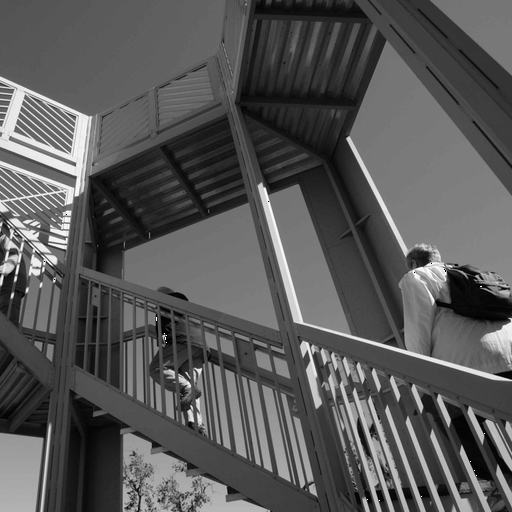
#> input picture data/ascent.png, 512 x 512 px
$ python adaptive_d1_features.py --input-dir ../data --output-dir out   (older library calls are emulated)
#> lines starting #> are read from the running program, lines starting #| are printed output that depends on the picture
"""Extract image-only features for an adaptive-d1 predictor; no watermark is embedded."""
from __future__ import annotations

import argparse
import csv
from hashlib import sha256
import json
from pathlib import Path

import cv2
import numpy as np
import pywt
from PIL import Image


def sha256_file(path: Path) -> str:
    return sha256(path.read_bytes()).hexdigest()


def features(path: Path) -> dict[str, object]:
    with Image.open(path) as image:
#> image is the input picture: PIL image 512x512 L; min 0, max 255, mean 87.5
        rgb = np.asarray(image.convert("RGB"), dtype=np.float64)
    gray = cv2.cvtColor(rgb.astype(np.uint8), cv2.COLOR_RGB2GRAY).astype(np.float64)
    gx = cv2.Sobel(gray, cv2.CV_64F, 1, 0, ksize=3); gy = cv2.Sobel(gray, cv2.CV_64F, 0, 1, ksize=3)
#> after `gx = cv2.Sobel(gray, cv2.CV_64F, 1, 0, ksize=3)`:
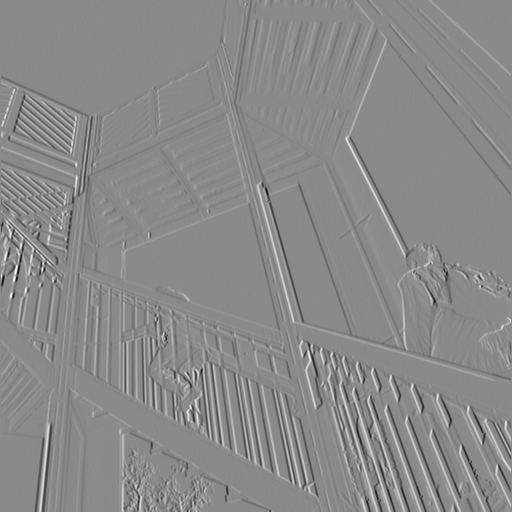
#> gx: shape (512, 512) float64; min -973, max 824, mean 0; drawn with min black and max white
#> after `gy = cv2.Sobel(gray, cv2.CV_64F, 0, 1, ksize=3)`:
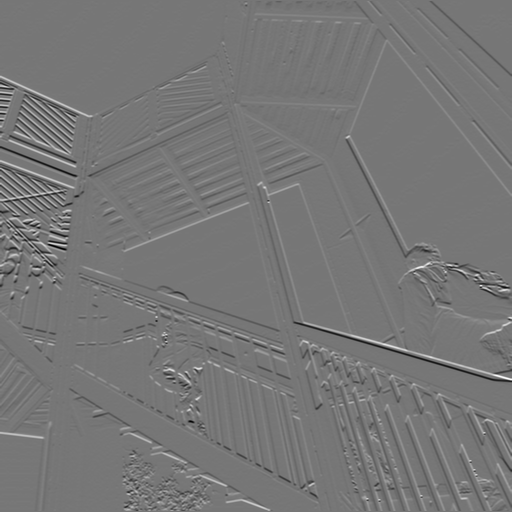
#> gy: shape (512, 512) float64; min -797, max 913, mean 0.4; drawn with min black and max white
    gradient = np.hypot(gx, gy)
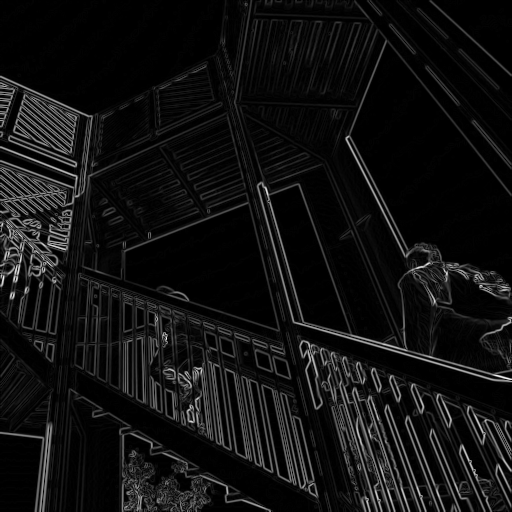
#> gradient: shape (512, 512) float64; min 0, max 973.3, mean 66.9; drawn with min black and max white
    ll, (lh, hl, hh) = pywt.dwt2(gray, "haar")
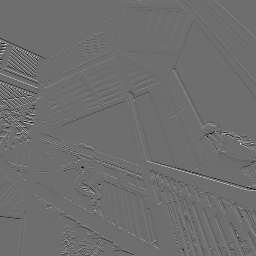
#> lh: shape (256, 256) float64; min -165, max 217.5, mean 0; drawn with min black and max white
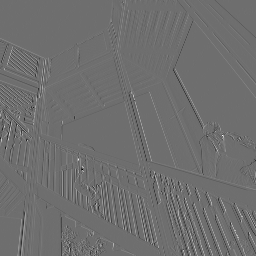
#> hl: shape (256, 256) float64; min -186.5, max 242, mean 0.1; drawn with min black and max white
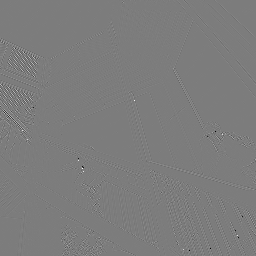
#> hh: shape (256, 256) float64; min -147.5, max 153.5, mean 0; drawn with min black and max white
    dwt_total = sum(float(np.sum(x**2)) for x in (ll, lh, hl, hh))
#> dwt_total = 2.63e+09
    # OpenCV's DCT implementation requires even dimensions.  Discard at most
    # one trailing row/column solely for this whole-image feature.
    dct_input = gray[:gray.shape[0] - gray.shape[0] % 2, :gray.shape[1] - gray.shape[1] % 2] / 255.0
    dct = cv2.dct(dct_input); h, w = dct.shape; low = dct[:max(1, h // 8), :max(1, w // 8)]
#> after `h, w = dct.shape`: h = 512; w = 512
#> after `low = dct[:max(1, h // 8), :max(1, w // 8)]`:
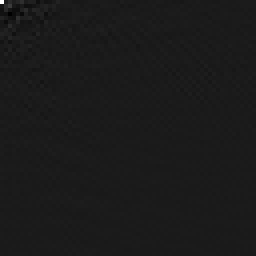
#> low: shape (64, 64) float64 (shown 4 times larger); min -20.75, max 175.6, mean 0; drawn with min black and max white
    dct_total = float(np.sum(dct**2)); low_energy = float(np.sum(low**2))
#> after `dct_total = float(np.sum(dct ** 2))`: dct_total = 40442
#> after `low_energy = float(np.sum(low ** 2))`: low_energy = 38415.1
    # Fixed non-overlapping 4x4 blocks mirror the watermark's SVD block scale.
    crop = gray[: gray.shape[0] // 4 * 4, : gray.shape[1] // 4 * 4]
    blocks = crop.reshape(crop.shape[0] // 4, 4, crop.shape[1] // 4, 4).transpose(0, 2, 1, 3).reshape(-1, 4, 4)
    spectra = np.linalg.svd(np.asarray([cv2.dct(block / 255.0) for block in blocks]), compute_uv=False)
    ratio = spectra[:, 0] / np.maximum(spectra[:, 1], 1e-12)
#> ratio = 16384 values, max 2.84e+12 at index 16309, min 1.73 at index 10921, mean 1.91e+11
    return {
        "image": path.name, "sha256": sha256_file(path), "width": rgb.shape[1], "height": rgb.shape[0],
        "gray_mean": float(gray.mean()), "gray_variance": float(gray.var()),
        "gradient_mean": float(gradient.mean()), "gradient_variance": float(gradient.var()),
        "dwt_ll_energy_fraction": float(np.sum(ll**2) / dwt_total),
        "dwt_detail_energy_fraction": float((np.sum(lh**2) + np.sum(hl**2) + np.sum(hh**2)) / dwt_total),
        "dct_low_energy_fraction": low_energy / dct_total,
        "dct_high_energy_fraction": 1.0 - low_energy / dct_total,
        "svd_sigma1_mean": float(spectra[:, 0].mean()), "svd_sigma1_std": float(spectra[:, 0].std()),
        "svd_sigma1_sigma2_ratio_mean": float(ratio.mean()),
        "svd_decay_mean": float(np.mean(spectra[:, 1] / np.maximum(spectra[:, 0], 1e-12))),
    }


def main() -> None:
    parser = argparse.ArgumentParser(description=__doc__)
    parser.add_argument("--input-dir", type=Path, required=True)
    parser.add_argument("--output-dir", type=Path, required=True)
    args = parser.parse_args()
    if args.output_dir.exists(): raise FileExistsError(args.output_dir)
    paths = sorted(path for path in args.input_dir.iterdir() if path.suffix.lower() in {".jpg", ".jpeg", ".png"})
    if not paths: raise ValueError("No JPEG/PNG inputs")
    args.output_dir.mkdir(parents=True)
    rows = [features(path) for path in paths]
#> rows = 1 item
    with (args.output_dir / "features.csv").open("w", encoding="utf-8", newline="") as stream:
        writer = csv.DictWriter(stream, fieldnames=list(rows[0])); writer.writeheader(); writer.writerows(rows)
    (args.output_dir / "config.json").write_text(json.dumps({"input_count": len(paths), "source_directory": str(args.input_dir), "features": list(rows[0]), "status": "features_only_no_d1_labels"}, indent=2) + "\n", encoding="utf-8")


if __name__ == "__main__": main()
